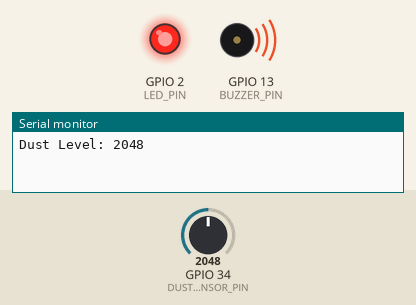
Bench run of a sketch on a simulated ESP32. Parts: output pins drawn as LEDs (lit = HIGH), buzzer (waves = sounding), the last lines printed to the serial monitor. The inputs (shaded band) are chosen by the test bench; at power-on: GPIO 34 (DUST_SENSOR_PIN) = 2048. WiFi joins after 1.5 s; servers stay silent unless stated.

Above: at 3.0 s.
3.1 s: GPIO 34 (DUST_SENSOR_PIN) set to 1968
At 4.5 s:
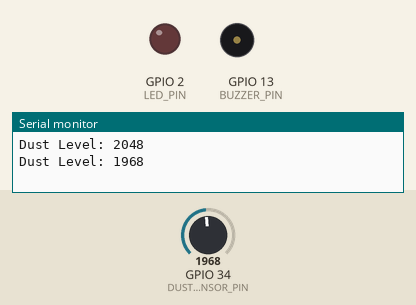
5.3 s: GPIO 34 (DUST_SENSOR_PIN) set to 2040
At 7.0 s:
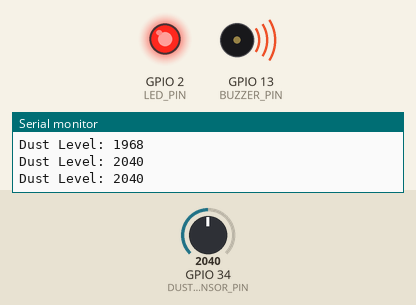
7.3 s: GPIO 34 (DUST_SENSOR_PIN) set to 1960
At 8.7 s:
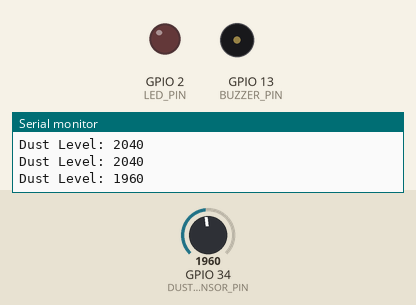
Timing chart, 0 to 10.3 s (numbered marks = the images above; inputs shaded):
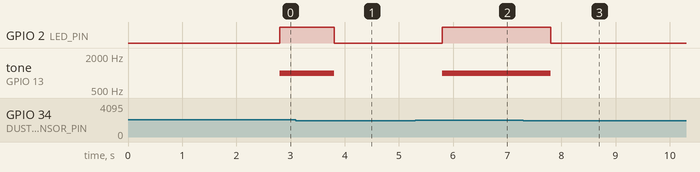

Measured:
- the behaviour switches between 2001 and 2000 on GPIO 34 (DUST_SENSOR_PIN) (found by bisection; images 0 and 1)
- after the input at 3.1 s, GPIO 2 (LED_PIN): HIGH → LOW after 0.70 s; tone on GPIO 13 (BUZZER_PIN): 1000 Hz → silent after 0.70 s
- after the input at 5.3 s, GPIO 2 (LED_PIN): LOW → HIGH after 0.50 s; tone on GPIO 13 (BUZZER_PIN): silent → 1000 Hz after 0.50 s
- after the input at 7.3 s, GPIO 2 (LED_PIN): HIGH → LOW after 0.50 s; tone on GPIO 13 (BUZZER_PIN): 1000 Hz → silent after 0.50 s

The sketch:

sketch.ino
```cpp
#define BLYNK_PRINT Serial  // Debugging to Serial Monitor

#define BLYNK_TEMPLATE_ID "TMPL3zI5tBXlx"
#define BLYNK_TEMPLATE_NAME "Dust Monitor"
#define BLYNK_AUTH_TOKEN "4XwCfjT2VeOYooFm6Zoq4zaeuDqp7FRW"

#include <WiFi.h>
#include <WiFiClient.h>
#include <BlynkSimpleEsp32.h>

char auth[] = BLYNK_AUTH_TOKEN;
char ssid[] = "Wokwi-GUEST";    // WiFi name
char pass[] = "";               // WiFi password

BlynkTimer timer;

#define DUST_SENSOR_PIN 34  // Analog input (simulated dust sensor - potentiometer)
#define LED_PIN 2           // Onboard LED for alert
#define BUZZER_PIN 13        // Buzzer for alert

bool alertSent = false;

void setup() {
  Serial.begin(115200);

  pinMode(DUST_SENSOR_PIN, INPUT);
  pinMode(LED_PIN, OUTPUT);
  pinMode(BUZZER_PIN, OUTPUT);

  Blynk.begin(auth, ssid, pass);

  timer.setInterval(1000L, checkDustLevel);  // Check dust every 1 second
}

void checkDustLevel() {
  int dustValue = analogRead(DUST_SENSOR_PIN);
  Serial.print("Dust Level: ");
  Serial.println(dustValue);

  Blynk.virtualWrite(V0, dustValue);

  if (dustValue > 2000) {
    digitalWrite(LED_PIN, HIGH);
    tone(BUZZER_PIN, 1000);  // Start buzzer tone

    if (!alertSent) {
      Blynk.logEvent("dust_alert", "High dust level detected!");
      alertSent = true;
    }
  } else {
    digitalWrite(LED_PIN, LOW);
    noTone(BUZZER_PIN);  // Stop buzzer tone
    alertSent = false;
  }
}


void loop() {
  Blynk.run();
  timer.run();
}
```
